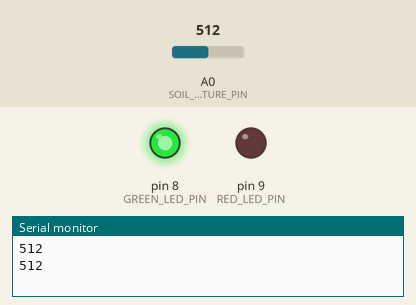
Simulated run of this sketch. Board: Arduino Uno, built with avr-gcc and run on an emulated ATmega328P. On the bench: output pins drawn as LEDs (lit = HIGH), the last lines printed to the serial monitor. The inputs (shaded band) are chosen by the test bench; at power-on: A0 (SOIL_MOISTURE_PIN) = 512.

Above: at 1.8 s.
1.9 s: A0 (SOIL_MOISTURE_PIN) set to 791
3.4 s: A0 (SOIL_MOISTURE_PIN) set to 808
At 5.2 s:
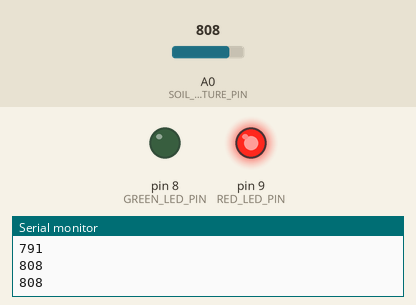
5.5 s: A0 (SOIL_MOISTURE_PIN) set to 790
At 6.9 s:
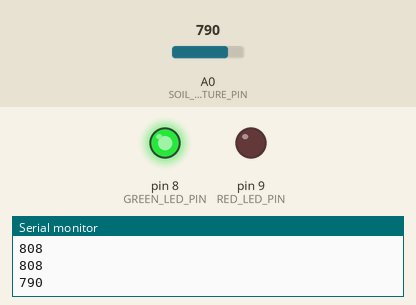
7.5 s: A0 (SOIL_MOISTURE_PIN) set to 810
At 8.4 s:
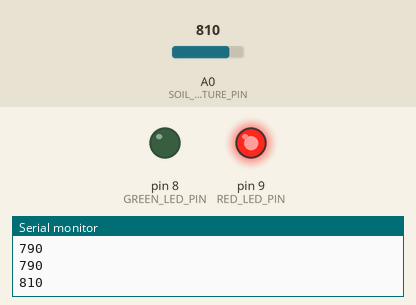
Timing chart, 0 to 10.5 s (numbered marks = the images above; inputs shaded):
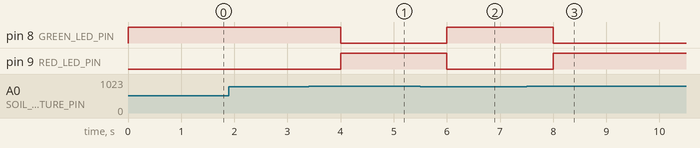

Measured:
- the behaviour switches between 799 and 800 on A0 (SOIL_MOISTURE_PIN) (found by bisection; images 0 and 1)
- after the input at 3.4 s, pin 8 (GREEN_LED_PIN): HIGH → LOW after 0.60 s; pin 9 (RED_LED_PIN): LOW → HIGH after 0.60 s
- after the input at 5.5 s, pin 8 (GREEN_LED_PIN): LOW → HIGH after 0.50 s; pin 9 (RED_LED_PIN): HIGH → LOW after 0.50 s
- after the input at 7.5 s, pin 8 (GREEN_LED_PIN): HIGH → LOW after 0.50 s; pin 9 (RED_LED_PIN): LOW → HIGH after 0.50 s

The sketch:

sketch_sep17a.ino
```cpp
// Pin definitions for sensors and actuators
#define SOIL_MOISTURE_PIN A0  // Analog pin connected to the moisture sensor output
#define GREEN_LED_PIN 8       // Digital pin for the green LED (optimal moisture)
#define RED_LED_PIN 9         // Digital pin for the red LED (dry soil warning)

void setup() {
  // Initialize serial communication at 9600 baud rate for data logging
  Serial.begin(9600);

  // Configure pin modes
  pinMode(SOIL_MOISTURE_PIN, INPUT);
  pinMode(GREEN_LED_PIN, OUTPUT);
  pinMode(RED_LED_PIN, OUTPUT);
}

void loop() {
  // Read the raw analog value from the soil moisture sensor (0 - 1023)
  int moistureValue = analogRead(SOIL_MOISTURE_PIN);

  // Reset LED states before evaluating condition
  digitalWrite(RED_LED_PIN, LOW);
  digitalWrite(GREEN_LED_PIN, LOW);

  // Print current sensor value to Serial Monitor for debugging and monitoring
  Serial.println(moistureValue);

  // Evaluate moisture levels based on the defined threshold (800)
  // Higher analog readings indicate drier soil (higher resistance)
  if (moistureValue >= 800) {
    // Soil is dry: Turn on the Red LED to indicate watering is needed
    digitalWrite(RED_LED_PIN, HIGH);
  } else {
    // Soil has sufficient moisture: Turn on the Green LED
    digitalWrite(GREEN_LED_PIN, HIGH);
  }

  // Delay for 1 second between readings to stabilize output
  delay(1000);
}
```
